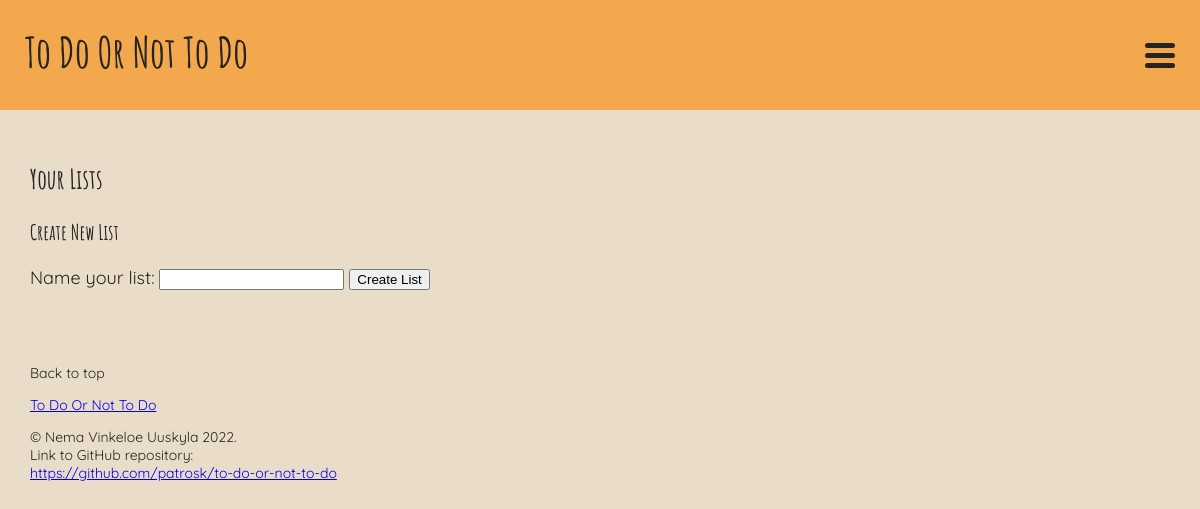
The app's page /lists.php (signed in), older data.
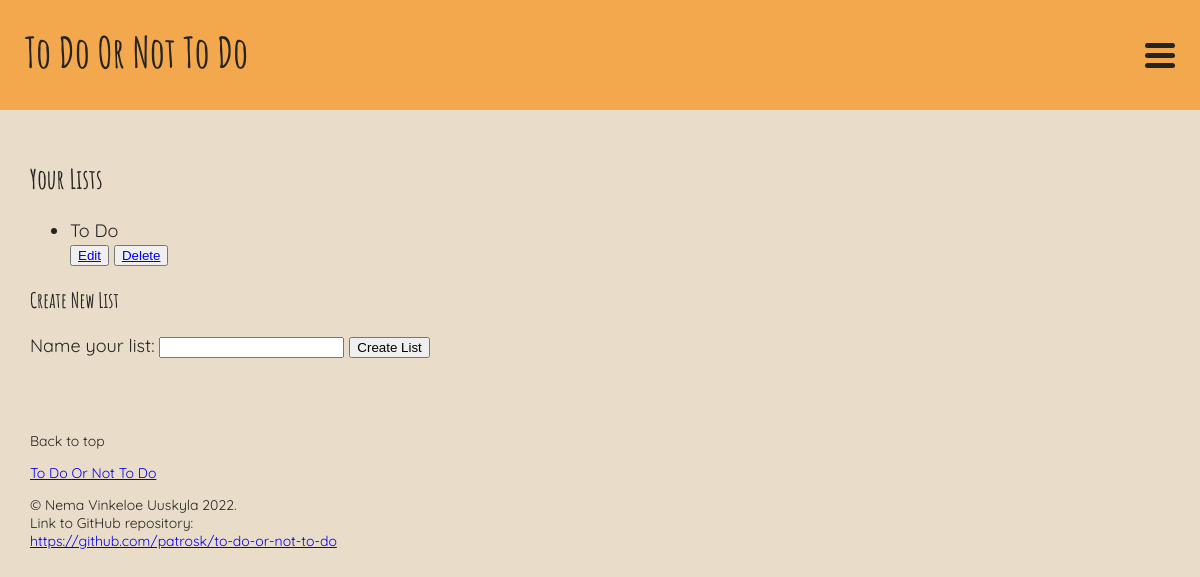
The same page, newer data.
### tables this page shows
CREATE TABLE lists (
	id INTEGER PRIMARY KEY AUTOINCREMENT,
	title VARCHAR,
	user_id VARCHAR,
	FOREIGN KEY (user_id) REFERENCES users(id)
);

### app/config.php (called while the page is built, shortened)
<?php
return [
    'title' => 'To Do Or Not To Do',
    'database_path' => sprintf('sqlite:%s/database/database.db', __DIR__),
];

### app/autoload.php (called while the page is built, shortened)
<?php
require __DIR__ . '/config.php';
require __DIR__ . '/functions.php';
$config = require __DIR__ . '/config.php';

### app/functions.php (called while the page is built, shortened)
<?php
function get_lists(object $database)
{
    $user_id = $_SESSION['user']['id'];
    $statement = $database->prepare("SELECT * FROM lists WHERE user_id = :id");
    $statement->bindParam(':id', $user_id, PDO::PARAM_INT);
    $statement->execute();
    $lists = $statement->fetchAll(PDO::FETCH_ASSOC);
    return $lists;
}

### lists.php (the view, shortened to what this page needs)
<?php
require __DIR__ . '/app/autoload.php';
require __DIR__ . '/views/header.php';
require __DIR__ . '/views/navigation.php'; ?>
<h2>Your Lists</h2>
<ul>
    <?php
    $lists = get_lists($database);
    foreach ($lists as $list) : ?>
        <li>
            <?= $list['title'] ?><br>
            <button>
                <a href="/single_list.php?id=<?= $list['id']; ?>">Edit </a>
            </button>
            <button>
                <a href="/app/lists/delete.php?id=<?= $list['id']; ?>">Delete </a>
            </button>
        </li>
    <?php endforeach ?>
</ul>
<h3>Create New List</h3>
<form action="/app/lists/create.php" method="post">
    <label for="title">Name your list:</label>
    <input name="title" id="title" type="text">
    <button type="submit">Create List</button>
</form>
<?php require __DIR__ . '/views/footer.php';

### views/header.php (shortened to what this page needs)
<!DOCTYPE html>
<html lang="en">
<head>
    <link rel="stylesheet" href="../assets/styles/header.css">
    <link rel="stylesheet" href="../assets/styles/navigation.css">
    <link rel="stylesheet" href="../assets/styles/style.css">
    <link rel="stylesheet" href="../assets/styles/footer.css">
</head>
<body>

### views/navigation.php (shortened to what this page needs)
<header>
    <nav>
        <a class="title" href="/index.php"><?= $config['title'] ?></a>
        <div class="dropdown">
            <button class="dropbtn">
                <div class="hamburger">
                    <div></div>
                    <div></div>
                    <div></div>
                </div>
            </button>
        </div>
    </nav>
</header>
<main>

### views/footer.php (shortened to what this page needs)
</main>
<footer>
    <p>Back to top</p>
    <a href="/index.php"><?= $config['title'] ?></a>
    <p>© Nema Vinkeloe Uuskyla 2022.<br>
        Link to GitHub repository:<br>
        <a href="https://github.com/patrosk/to-do-or-not-to-do">https://github.com/patrosk/to-do-or-not-to-do</a>
    </p>
</footer>
</body>
</html>

### assets/styles/header.css (style rules this page uses)
* { box-sizing: border-box; }
:root { --whiteish: #f9f3ed; --creme: #e9dcc9; --light-orange: #f4a84d; --bright-orange: #ff9900; --dark-orange: #df5e00; --blackish: #252423; }
body { margin: 0; font-size: 18px; font-family: 'Quicksand'; }
@media (prefers-color-scheme: light) { body { background-color: var(--creme); color: var(--blackish); } }
main, footer { padding: 30px; }
h1, h2, h3 { font-family: 'Amatic'; }

### assets/styles/navigation.css (style rules this page uses)
nav { background-color: var(--light-orange); width: 100vw; height: 110px; display: flex; justify-content: space-between; padding: 25px; }
.title { text-decoration: none; font-family: 'Amatic'; font-size: 42px; color: var(--blackish); }
.dropbtn { all: unset; }
.dropdown { display: flex; }
.hamburger { display: flex; flex-direction: column; gap: 5px; }
.hamburger div { height: 5px; width: 30px; background-color: var(--blackish); border-radius: 6px; }

### assets/styles/footer.css (style rules this page uses)
footer { font-size: 14px; }

Row changes from the older to the newer data that the page shows:
added lists: title "To Do"
